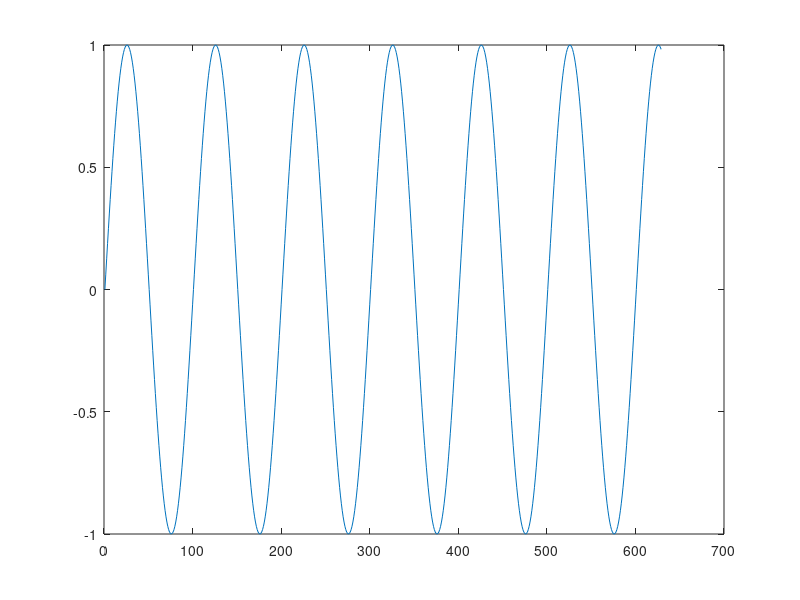

Reproduce this figure in MATLAB. (Note: this script raises an error after producing the figure.)
clc
clear all
close all

t = (0:0.01:2*pi);

SineWave = sin(2*pi*t);
plot(SineWave);
hold on
nexttile

SquareWave = square(t);
plot(SquareWave);
hold on
nexttile

SawWave = sawtooth(t);
plot(SawWave);
hold off
nexttile

grid on



